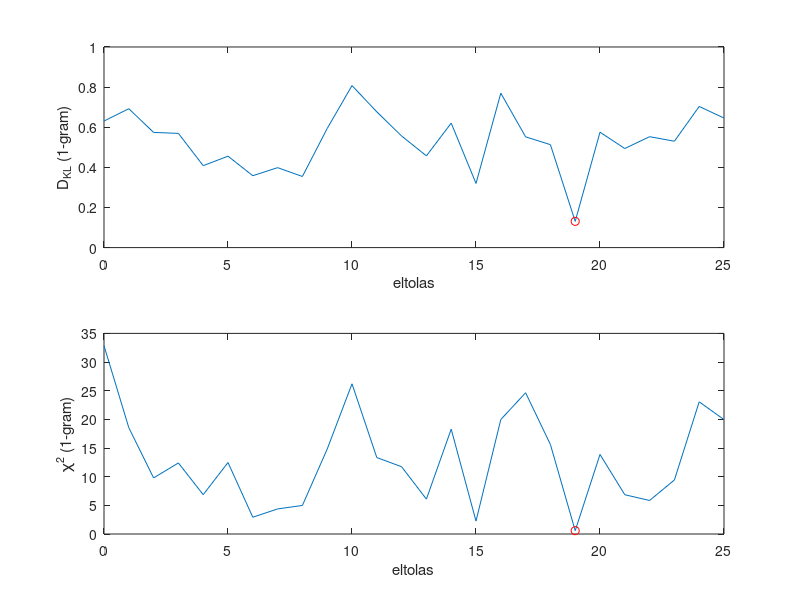
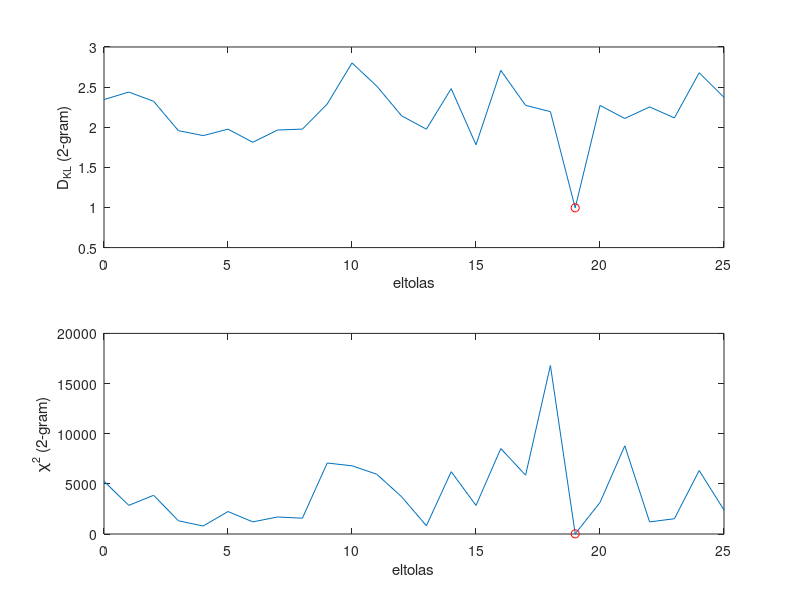

Source code (MATLAB) for these figures, in order:
clear all;
clc;

ciphertext=sprintf('AOPZ PZ H AVW ZLJYLA TLZZHNL.\nJYFWAVNYHWOF PZ MBU. :)')

%% monogramokbol minimalis Kullback-Leibler-divergenciaju eloszlas keresese, illetve khi-negyzet proba
letterDistribution=[0.08167 0.01492 0.02782 0.04253 0.12702 0.02228 ...
    0.02015 0.06094 0.06966 0.00153 0.00772 0.04025 0.02406 0.06749 ...
    0.07507 0.01929 0.00095 0.05987 0.06327 0.09056 0.02758 0.00978 ...
    0.02360 0.00150 0.01974 0.00074]; % betuk eloszlasa a-tol z-ig az angol szovegben

KLD=zeros(26,1);
chi2=zeros(26,1);
for shift=0:25
    letters=lower(ciphertext)-'a';
    letters=letters(letters>=0 & letters<=25);
    letters=mod(letters+shift,26);
    distribution=zeros(1,26);
    for letter=0:25
        distribution(letter+1)=sum(letters==letter)/length(letters);
    end
    KLD(shift+1)=sum(distribution.*log10(max(distribution./letterDistribution,eps)));
    chi2(shift+1)=sum((distribution-letterDistribution).^2./letterDistribution);
end

[~,shift_KLD]=min(KLD);
shift_KLD=shift_KLD-1;

[~,shift_chi2]=min(chi2);
shift_chi2=shift_chi2-1;

message_KLD=lower(ciphertext);
letterIdx=(message_KLD>='a' & message_KLD<='z');
message_KLD(letterIdx)=message_KLD(letterIdx)+shift_KLD;
message_KLD(letterIdx & message_KLD>'z')=message_KLD(letterIdx & message_KLD>'z')-26;
message_KLD=upper(char(message_KLD))

message_chi2=lower(ciphertext);
letterIdx=(message_chi2>='a' & message_chi2<='z');
message_chi2(letterIdx)=message_chi2(letterIdx)+shift_chi2;
message_chi2(letterIdx & message_chi2>'z')=message_chi2(letterIdx & message_chi2>'z')-26;
message_chi2=upper(char(message_chi2))

figure(1);
subplot(211);
plot(0:25,KLD);
hold on;
plot(shift_KLD,KLD(shift_KLD+1),'ro');
hold off;
xlim([0 25]);
xlabel('eltolas');
ylabel('D_{KL} (1-gram)');
subplot(212);
plot(0:25,chi2);
hold on;
plot(shift_chi2,chi2(shift_chi2+1),'ro');
hold off;
xlim([0 25]);
xlabel('eltolas');
ylabel('\chi^2 (1-gram)');

%% ugyanez bigramokkal
bigramDistribution={
    'th' , 2.705698e-02
    'he' , 2.328545e-02
    'in' , 2.027553e-02
    'er' , 1.783814e-02
    'an' , 1.613624e-02
    're' , 1.408922e-02
    'es' , 1.319814e-02
    'on' , 1.316225e-02
    'st' , 1.249232e-02
    'nt' , 1.172516e-02
    'en' , 1.132975e-02
    'at' , 1.116400e-02
    'ed' , 1.078783e-02
    'nd' , 1.068292e-02
    'to' , 1.066462e-02
    'or' , 1.057443e-02
    'ea' , 1.002047e-02
    'ti' , 9.918455e-03
    'ar' , 9.794637e-03
    'te' , 9.781351e-03
    'ng' , 8.919108e-03
    'al' , 8.836830e-03
    'it' , 8.773685e-03
    'as' , 8.735606e-03
    'is' , 8.637575e-03
    'ha' , 8.318866e-03
    'et' , 7.602123e-03
    'se' , 7.292169e-03
    'ou' , 7.195042e-03
    'of' , 7.062905e-03
    'le' , 7.026448e-03
    'sa' , 6.956346e-03
    've' , 6.780783e-03
    'ro' , 6.759923e-03
    'ra' , 6.624591e-03
    'ri' , 6.390801e-03
    'hi' , 6.358587e-03
    'ne' , 6.320737e-03
    'me' , 6.299012e-03
    'de' , 6.250933e-03
    'co' , 6.183235e-03
    'ta' , 6.046906e-03
    'ec' , 5.960924e-03
    'si' , 5.957003e-03
    'll' , 5.697536e-03
    'so' , 5.527966e-03
    'na' , 5.445612e-03
    'li' , 5.386327e-03
    'la' , 5.360229e-03
    'el' , 5.340325e-03
    'ma' , 5.048042e-03
    'di' , 5.012340e-03
    'ic' , 4.964796e-03
    'rt' , 4.961939e-03
    'ns' , 4.927334e-03
    'rs' , 4.911339e-03
    'io' , 4.905072e-03
    'om' , 4.871770e-03
    'ch' , 4.655910e-03
    'ot' , 4.645572e-03
    'ca' , 4.609196e-03
    'ce' , 4.579795e-03
    'ho' , 4.562545e-03
    'be' , 4.502293e-03
    'tt' , 4.478931e-03
    'fo' , 4.376321e-03
    'ts' , 4.376032e-03
    'ss' , 4.374453e-03
    'no' , 4.369462e-03
    'ee' , 4.277843e-03
    'em' , 4.196290e-03
    'ac' , 4.140646e-03
    'il' , 4.134383e-03
    'da' , 4.066497e-03
    'ni' , 4.035982e-03
    'ur' , 4.010454e-03
    'wa' , 3.894148e-03
    'sh' , 3.878962e-03
    'ei' , 3.706392e-03
    'am' , 3.694613e-03
    'tr' , 3.658825e-03
    'dt' , 3.644590e-03
    'us' , 3.630640e-03
    'lo' , 3.606811e-03
    'pe' , 3.601493e-03
    'un' , 3.523878e-03
    'nc' , 3.518541e-03
    'wi' , 3.518170e-03
    'ut' , 3.500629e-03
    'ad' , 3.440517e-03
    'ew' , 3.417199e-03
    'ow' , 3.378815e-03
    'ge' , 3.335938e-03
    'ep' , 3.243284e-03
    'ai' , 3.231847e-03
    'ly' , 3.177989e-03
    'ol' , 3.174395e-03
    'ft' , 3.167362e-03
    'os' , 3.144279e-03
    'eo' , 3.127610e-03
    'ef' , 3.064717e-03
    'pr' , 3.050599e-03
    'we' , 3.049197e-03
    'do' , 3.034212e-03
    'mo' , 2.995001e-03
    'id' , 2.982517e-03
    'ie' , 2.892039e-03
    'mi' , 2.814196e-03
    'pa' , 2.791016e-03
    'fi' , 2.773700e-03
    'po' , 2.756055e-03
    'ct' , 2.749399e-03
    'wh' , 2.741110e-03
    'ir' , 2.701436e-03
    'ay' , 2.664911e-03
    'ga' , 2.599319e-03
    'sc' , 2.497761e-03
    'ke' , 2.463079e-03
    'ev' , 2.445351e-03
    'sp' , 2.444568e-03
    'im' , 2.438508e-03
    'op' , 2.418859e-03
    'ds' , 2.412021e-03
    'ld' , 2.369398e-03
    'ul' , 2.352721e-03
    'oo' , 2.351655e-03
    'su' , 2.319775e-03
    'ia' , 2.313070e-03
    'gh' , 2.284946e-03
    'pl' , 2.269180e-03
    'eb' , 2.252199e-03
    'ig' , 2.204045e-03
    'vi' , 2.169232e-03
    'iv' , 2.111231e-03
    'wo' , 2.106008e-03
    'yo' , 2.101810e-03
    'rd' , 2.087273e-03
    'tw' , 2.060590e-03
    'ba' , 2.050694e-03
    'ag' , 2.037235e-03
    'ry' , 2.032442e-03
    'ab' , 2.029446e-03
    'ls' , 2.006289e-03
    'sw' , 2.005776e-03
    'ap' , 1.978182e-03
    'fe' , 1.972488e-03
    'tu' , 1.960510e-03
    'ci' , 1.953246e-03
    'fa' , 1.932859e-03
    'ht' , 1.931384e-03
    'fr' , 1.928568e-03
    'av' , 1.916892e-03
    'eg' , 1.916332e-03
    'go' , 1.893725e-03
    'bo' , 1.889952e-03
    'bu' , 1.876279e-03
    'ty' , 1.852146e-03
    'mp' , 1.811966e-03
    'oc' , 1.768438e-03
    'od' , 1.759942e-03
    'eh' , 1.748131e-03
    'ys' , 1.743617e-03
    'ey' , 1.741008e-03
    'rm' , 1.706237e-03
    'ov' , 1.699768e-03
    'gt' , 1.699300e-03
    'ya' , 1.674222e-03
    'ck' , 1.666253e-03
    'gi' , 1.642676e-03
    'rn' , 1.633771e-03
    'gr' , 1.616502e-03
    'rc' , 1.612825e-03
    'bl' , 1.605189e-03
    'lt' , 1.576566e-03
    'yt' , 1.552718e-03
    'oa' , 1.515732e-03
    'ye' , 1.503033e-03
    'ob' , 1.436709e-03
    'db' , 1.412243e-03
    'ff' , 1.407340e-03
    'sf' , 1.404675e-03
    'rr' , 1.363561e-03
    'du' , 1.355490e-03
    'ki' , 1.344631e-03
    'uc' , 1.327987e-03
    'if' , 1.327531e-03
    'af' , 1.318779e-03
    'dr' , 1.318619e-03
    'cl' , 1.314301e-03
    'ex' , 1.306475e-03
    'sm' , 1.290608e-03
    'pi' , 1.285626e-03
    'sb' , 1.284348e-03
    'cr' , 1.275251e-03
    'tl' , 1.249532e-03
    'oi' , 1.234149e-03
    'ru' , 1.232747e-03
    'up' , 1.227287e-03
    'by' , 1.209972e-03
    'tc' , 1.201819e-03
    'nn' , 1.198137e-03
    'ak' , 1.188057e-03
    'sl' , 1.148211e-03
    'nf' , 1.144817e-03
    'ue' , 1.139614e-03
    'dw' , 1.134752e-03
    'au' , 1.129515e-03
    'pp' , 1.127023e-03
    'ug' , 1.117526e-03
    'rl' , 1.110801e-03
    'rg' , 1.074422e-03
    'br' , 1.068673e-03
    'cu' , 1.064734e-03
    'ua' , 1.061485e-03
    'dh' , 1.060506e-03
    'rk' , 1.038683e-03
    'yi' , 1.031703e-03
    'lu' , 1.018226e-03
    'um' , 1.015169e-03
    'bi' , 1.007478e-03
    'ny' , 1.004431e-03
    'nw' , 9.749867e-04
    'qu' , 9.642231e-04
    'og' , 9.627666e-04
    'sn' , 9.615789e-04
    'mb' , 9.532012e-04
    'va' , 9.507987e-04
    'df' , 9.328767e-04
    'dd' , 9.253369e-04
    'ms' , 9.072014e-04
    'gs' , 9.066973e-04
    'aw' , 9.063007e-04
    'nh' , 9.054797e-04
    'pu' , 8.922373e-04
    'hr' , 8.887343e-04
    'sd' , 8.885607e-04
    'tb' , 8.823650e-04
    'pt' , 8.816749e-04
    'nm' , 8.780795e-04
    'dc' , 8.747385e-04
    'gu' , 8.714890e-04
    'tm' , 8.695074e-04
    'mu' , 8.685761e-04
    'nu' , 8.632034e-04
    'mm' , 8.627192e-04
    'nl' , 8.540416e-04
    'eu' , 8.496812e-04
    'wn' , 8.440118e-04
    'nb' , 8.331604e-04
    'rp' , 8.298062e-04
    'dm' , 8.197965e-04
    'sr' , 8.126050e-04
    'ud' , 8.093042e-04
    'ui' , 8.051293e-04
    'rf' , 7.946647e-04
    'ok' , 7.857238e-04
    'yw' , 7.814440e-04
    'tf' , 7.789899e-04
    'ip' , 7.744038e-04
    'rw' , 7.742613e-04
    'rb' , 7.738467e-04
    'oh' , 7.526741e-04
    'ks' , 7.463547e-04
    'dp' , 7.273242e-04
    'fu' , 7.259036e-04
    'yc' , 7.233951e-04
    'tp' , 7.100685e-04
    'mt' , 7.067196e-04
    'dl' , 7.055631e-04
    'nk' , 7.037720e-04
    'cc' , 6.999081e-04
    'ub' , 6.916696e-04
    'rh' , 6.865444e-04
    'np' , 6.864103e-04
    'ju' , 6.763942e-04
    'fl' , 6.685369e-04
    'dn' , 6.569006e-04
    'ka' , 6.551698e-04
    'ph' , 6.533905e-04
    'hu' , 6.410148e-04
    'jo' , 6.293396e-04
    'lf' , 6.249866e-04
    'yb' , 6.236601e-04
    'rv' , 6.226562e-04
    'oe' , 6.050487e-04
    'ib' , 6.009175e-04
    'ik' , 5.978371e-04
    'yp' , 5.970829e-04
    'gl' , 5.959091e-04
    'lp' , 5.883168e-04
    'ym' , 5.819146e-04
    'lb' , 5.697549e-04
    'hs' , 5.693694e-04
    'dg' , 5.647703e-04
    'gn' , 5.611372e-04
    'ek' , 5.577169e-04
    'nr' , 5.535405e-04
    'ps' , 5.497145e-04
    'td' , 5.426565e-04
    'lc' , 5.383890e-04
    'sk' , 5.369610e-04
    'yf' , 5.331119e-04
    'yh' , 5.298809e-04
    'vo' , 5.210974e-04
    'ah' , 5.146171e-04
    'dy' , 5.129450e-04
    'lm' , 5.125921e-04
    'sy' , 5.120732e-04
    'nv' , 5.075090e-04
    'yd' , 4.908127e-04
    'fs' , 4.734865e-04
    'sg' , 4.726433e-04
    'yr' , 4.675946e-04
    'yl' , 4.657445e-04
    'ws' , 4.599140e-04
    'my' , 4.507566e-04
    'oy' , 4.470016e-04
    'kn' , 4.402821e-04
    'iz' , 4.314863e-04
    'xp' , 4.256803e-04
    'lw' , 4.247818e-04
    'tn' , 4.121337e-04
    'ko' , 4.065562e-04
    'aa' , 3.980324e-04
    'ja' , 3.960944e-04
    'ze' , 3.954256e-04
    'fc' , 3.632619e-04
    'gw' , 3.626144e-04
    'tg' , 3.538390e-04
    'xt' , 3.491962e-04
    'fh' , 3.486493e-04
    'lr' , 3.480683e-04
    'je' , 3.439648e-04
    'yn' , 3.435733e-04
    'gg' , 3.395566e-04
    'gf' , 3.388637e-04
    'eq' , 3.379724e-04
    'hy' , 3.345070e-04
    'kt' , 3.339367e-04
    'hc' , 3.332596e-04
    'bs' , 3.260015e-04
    'hw' , 3.245101e-04
    'hn' , 3.200548e-04
    'cs' , 3.195114e-04
    'hm' , 3.128957e-04
    'nj' , 3.105216e-04
    'hh' , 3.075760e-04
    'wt' , 3.009377e-04
    'gc' , 3.005325e-04
    'lh' , 2.946370e-04
    'ej' , 2.906928e-04
    'fm' , 2.893790e-04
    'dv' , 2.864312e-04
    'lv' , 2.863669e-04
    'wr' , 2.837000e-04
    'gp' , 2.810287e-04
    'fp' , 2.774768e-04
    'gb' , 2.738996e-04
    'gm' , 2.725430e-04
    'hl' , 2.704518e-04
    'lk' , 2.692302e-04
    'cy' , 2.648664e-04
    'mc' , 2.547859e-04
    'yg' , 2.426112e-04
    'xi' , 2.369810e-04
    'hb' , 2.344991e-04
    'fw' , 2.326256e-04
    'gy' , 2.265900e-04
    'hp' , 2.263229e-04
    'mw' , 2.168347e-04
    'pm' , 2.153556e-04
    'za' , 2.148685e-04
    'lg' , 2.142564e-04
    'iw' , 2.132358e-04
    'xa' , 2.090937e-04
    'fb' , 2.053952e-04
    'sv' , 2.039910e-04
    'gd' , 2.034611e-04
    'ix' , 2.033612e-04
    'aj' , 2.012572e-04
    'kl' , 1.957178e-04
    'hf' , 1.929369e-04
    'hd' , 1.916583e-04
    'ae' , 1.887000e-04
    'sq' , 1.850884e-04
    'dj' , 1.848618e-04
    'fy' , 1.826868e-04
    'az' , 1.776911e-04
    'ln' , 1.739810e-04
    'ao' , 1.733450e-04
    'fd' , 1.729891e-04
    'kw' , 1.664227e-04
    'mf' , 1.653714e-04
    'mh' , 1.643948e-04
    'sj' , 1.629096e-04
    'uf' , 1.623199e-04
    'tv' , 1.614545e-04
    'xc' , 1.614187e-04
    'yu' , 1.608445e-04
    'bb' , 1.593750e-04
    'ww' , 1.560106e-04
    'oj' , 1.528822e-04
    'ax' , 1.528230e-04
    'mr' , 1.527751e-04
    'wl' , 1.521190e-04
    'xe' , 1.512321e-04
    'kh' , 1.503413e-04
    'ox' , 1.503374e-04
    'uo' , 1.502976e-04
    'zi' , 1.489399e-04
    'fg' , 1.474882e-04
    'ih' , 1.412269e-04
    'tk' , 1.411459e-04
    'ii' , 1.404038e-04
    'iu' , 1.333640e-04
    'tj' , 1.293840e-04
    'mn' , 1.291352e-04
    'wy' , 1.280367e-04
    'ky' , 1.279555e-04
    'kf' , 1.242660e-04
    'fn' , 1.235768e-04
    'uy' , 1.230213e-04
    'pw' , 1.226631e-04
    'dk' , 1.215838e-04
    'rj' , 1.198292e-04
    'uk' , 1.190698e-04
    'kr' , 1.172537e-04
    'ku' , 1.171607e-04
    'wm' , 1.169454e-04
    'km' , 1.123040e-04
    'md' , 1.112654e-04
    'ml' , 1.106646e-04
    'ez' , 1.076439e-04
    'kb' , 1.058849e-04
    'wc' , 1.036958e-04
    'wd' , 1.000539e-04
    'hg' , 9.935113e-05
    'bt' , 9.904332e-05
    'zo' , 9.805815e-05
    'kc' , 9.713334e-05
    'pf' , 9.670574e-05
    'yv' , 9.516069e-05
    'pc' , 9.257543e-05
    'py' , 9.161315e-05
    'wb' , 9.130627e-05
    'yk' , 9.064325e-05
    'cp' , 8.855497e-05
    'yj' , 8.757350e-05
    'kp' , 8.687370e-05
    'pb' , 8.541283e-05
    'cd' , 8.289186e-05
    'ji' , 8.269344e-05
    'uw' , 8.157298e-05
    'uh' , 7.847617e-05
    'wf' , 7.775279e-05
    'yy' , 7.700350e-05
    'wp' , 7.440714e-05
    'bc' , 7.409124e-05
    'aq' , 7.286278e-05
    'cb' , 6.892789e-05
    'iq' , 6.744366e-05
    'cm' , 6.612709e-05
    'mg' , 6.594000e-05
    'dq' , 6.551934e-05
    'bj' , 6.535607e-05
    'tz' , 6.475456e-05
    'kd' , 6.428626e-05
    'pd' , 6.317158e-05
    'fj' , 6.240912e-05
    'cf' , 6.189225e-05
    'nz' , 6.162191e-05
    'cw' , 5.949246e-05
    'fv' , 5.658598e-05
    'vy' , 5.390266e-05
    'fk' , 5.293669e-05
    'oz' , 5.285598e-05
    'zz' , 5.117217e-05
    'ij' , 5.067565e-05
    'lj' , 5.049851e-05
    'nq' , 5.028112e-05
    'uv' , 4.903902e-05
    'xo' , 4.883597e-05
    'pg' , 4.882672e-05
    'hk' , 4.865374e-05
    'kg' , 4.839496e-05
    'vs' , 4.719865e-05
    'hv' , 4.568297e-05
    'bm' , 4.435738e-05
    'hj' , 4.391776e-05
    'cn' , 4.348761e-05
    'gv' , 4.319414e-05
    'cg' , 4.199459e-05
    'wu' , 4.183133e-05
    'gj' , 4.092085e-05
    'xh' , 3.852777e-05
    'gk' , 3.788741e-05
    'tq' , 3.679609e-05
    'cq' , 3.643417e-05
    'rq' , 3.629240e-05
    'bh' , 3.572720e-05
    'xs' , 3.569437e-05
    'uz' , 3.555306e-05
    'wk' , 3.444949e-05
    'xu' , 3.411856e-05
    'ux' , 3.348976e-05
    'bd' , 3.278164e-05
    'bw' , 3.242018e-05
    'wg' , 3.235103e-05
    'mv' , 3.152404e-05
    'mj' , 3.104973e-05
    'pn' , 3.044429e-05
    'xm' , 2.948386e-05
    'oq' , 2.837034e-05
    'bv' , 2.776999e-05
    'xw' , 2.759447e-05
    'kk' , 2.747629e-05
    'bp' , 2.663219e-05
    'zu' , 2.625686e-05
    'rz' , 2.623234e-05
    'xf' , 2.613961e-05
    'mk' , 2.567940e-05
    'zh' , 2.489265e-05
    'bn' , 2.454252e-05
    'zy' , 2.448378e-05
    'hq' , 2.341304e-05
    'wj' , 2.299539e-05
    'iy' , 2.274701e-05
    'dz' , 2.267232e-05
    'vr' , 2.229721e-05
    'zs' , 2.196813e-05
    'xy' , 2.181457e-05
    'cv' , 2.179029e-05
    'xb' , 2.174797e-05
    'xr' , 2.082408e-05
    'uj' , 2.038978e-05
    'yq' , 2.034006e-05
    'vd' , 1.979844e-05
    'pk' , 1.919855e-05
    'vu' , 1.915531e-05
    'jr' , 1.860976e-05
    'zl' , 1.850986e-05
    'sz' , 1.846384e-05
    'yz' , 1.810330e-05
    'lq' , 1.784129e-05
    'kj' , 1.776451e-05
    'bf' , 1.742594e-05
    'nx' , 1.730846e-05
    'qa' , 1.700389e-05
    'qi' , 1.697151e-05
    'kv' , 1.692457e-05
    'zw' , 1.592575e-05
    'wv' , 1.478448e-05
    'uu' , 1.457936e-05
    'vt' , 1.454906e-05
    'vp' , 1.447159e-05
    'xd' , 1.389899e-05
    'gq' , 1.381782e-05
    'xl' , 1.377966e-05
    'vc' , 1.364992e-05
    'cz' , 1.339322e-05
    'lz' , 1.325446e-05
    'zt' , 1.317144e-05
    'wz' , 1.221888e-05
    'sx' , 1.178850e-05
    'zb' , 1.171381e-05
    'vl' , 1.133917e-05
    'pv' , 1.112479e-05
    'fq' , 1.098580e-05
    'pj' , 1.087919e-05
    'zm' , 1.064585e-05
    'vw' , 1.054733e-05
    'cj' , 9.603324e-06
    'zc' , 9.490237e-06
    'bg' , 9.369751e-06
    'js' , 9.094551e-06
    'xg' , 9.085994e-06
    'rx' , 8.939144e-06
    'hz' , 8.571902e-06
    'xx' , 8.106143e-06
    'vm' , 8.099668e-06
    'xn' , 8.032602e-06
    'qw' , 8.017570e-06
    'jp' , 7.983113e-06
    'vn' , 7.650560e-06
    'zd' , 7.609858e-06
    'zr' , 7.558750e-06
    'fz' , 7.212090e-06
    'xv' , 7.196133e-06
    'zp' , 7.027775e-06
    'vh' , 6.984761e-06
    'vb' , 6.750957e-06
    'zf' , 6.627464e-06
    'gz' , 6.594162e-06
    'tx' , 6.511371e-06
    'vf' , 6.496108e-06
    'dx' , 6.339544e-06
    'qb' , 6.315031e-06
    'bk' , 6.242415e-06
    'zg' , 6.098108e-06
    'vg' , 5.916800e-06
    'jc' , 5.728323e-06
    'zk' , 5.610842e-06
    'zn' , 5.605986e-06
    'uq' , 5.408258e-06
    'jm' , 5.165897e-06
    'vv' , 5.163816e-06
    'jd' , 5.065299e-06
    'mq' , 4.939262e-06
    'jh' , 4.847220e-06
    'qs' , 4.821088e-06
    'jt' , 4.719564e-06
    'jb' , 4.481829e-06
    'fx' , 4.466334e-06
    'pq' , 4.303064e-06
    'mz' , 4.225361e-06
    'yx' , 3.918709e-06
    'qt' , 3.911540e-06
    'wq' , 3.756827e-06
    'jj' , 3.719825e-06
    'jw' , 3.719363e-06
    'lx' , 3.576906e-06
    'gx' , 3.417568e-06
    'jn' , 3.342177e-06
    'zv' , 3.316044e-06
    'mx' , 3.295462e-06
    'jk' , 3.230015e-06
    'kq' , 3.215677e-06
    'xk' , 3.156937e-06
    'jf' , 2.923133e-06
    'qm' , 2.847973e-06
    'qh' , 2.838260e-06
    'jl' , 2.809584e-06
    'jg' , 2.780445e-06
    'vk' , 2.652327e-06
    'vj' , 2.643770e-06
    'kz' , 2.588268e-06
    'qc' , 2.466856e-06
    'xj' , 2.458068e-06
    'pz' , 2.242533e-06
    'ql' , 2.220795e-06
    'qo' , 2.172461e-06
    'jv' , 2.064000e-06
    'qf' , 2.030005e-06
    'qd' , 2.006879e-06
    'bz' , 1.880610e-06
    'hx' , 1.740467e-06
    'zj' , 1.657444e-06
    'px' , 1.575809e-06
    'qp' , 1.401901e-06
    'qe' , 1.392188e-06
    'qr' , 1.381782e-06
    'zq' , 1.335067e-06
    'jy' , 1.323504e-06
    'bq' , 1.274939e-06
    'xq' , 1.252507e-06
    'cx' , 1.225681e-06
    'kx' , 1.175497e-06
    'wx' , 1.081837e-06
    'qy' , 1.053854e-06
    'qv' , 9.740692e-07
    'qn' , 8.806400e-07
    'vx' , 7.381835e-07
    'bx' , 6.986380e-07
    'jz' , 6.611738e-07
    'vz' , 6.089089e-07
    'qg' , 5.936457e-07
    'qq' , 5.779200e-07
    'zx' , 5.695946e-07
    'xz' , 4.814844e-07
    'qk' , 4.678400e-07
    'vq' , 3.441156e-07
    'qj' , 3.103516e-07
    'qx' , 1.769143e-07
    'jx' , 1.727516e-07
    'jq' , 1.669701e-07
    'qz' , 6.475294e-08
}; % bigramok eloszlasa az angol nyelvu szovegben

KLD_2=zeros(26,1);
chi2_2=zeros(26,1);
for shift=0:25
    letters=lower(ciphertext)-'a';
    letters=letters(letters>=0 & letters<=25);
    letters=char(mod(letters+shift,26)+'a');
    distribution=zeros(1,26*26);
    for ii=1:length(letters)-1
        idx=strcmp(bigramDistribution,letters(ii:ii+1));
        idx=find(idx(:,1));
        distribution(idx)=distribution(idx)+1;
    end
    distribution=distribution/sum(distribution);
    KLD_2(shift+1)=sum(distribution.*log10(max(distribution./cat(1,bigramDistribution{:,2})',eps)));
    chi2_2(shift+1)=sum((distribution-cat(1,bigramDistribution{:,2})').^2./cat(1,bigramDistribution{:,2})');
end

[~,shift_KLD_2]=min(KLD_2);
shift_KLD_2=shift_KLD_2-1;

[~,shift_chi2_2]=min(chi2_2);
shift_chi2_2=shift_chi2_2-1;

message_KLD_2=lower(ciphertext);
letterIdx=(message_KLD_2>='a' & message_KLD_2<='z');
message_KLD_2(letterIdx)=message_KLD_2(letterIdx)+shift_KLD_2;
message_KLD_2(letterIdx & message_KLD_2>'z')=message_KLD_2(letterIdx & message_KLD_2>'z')-26;
message_KLD_2=upper(char(message_KLD_2))

message_chi2_2=lower(ciphertext);
letterIdx=(message_chi2_2>='a' & message_chi2_2<='z');
message_chi2_2(letterIdx)=message_chi2_2(letterIdx)+shift_chi2_2;
message_chi2_2(letterIdx & message_chi2_2>'z')=message_chi2_2(letterIdx & message_chi2_2>'z')-26;
message_chi2_2=upper(char(message_chi2_2))

figure(2);
subplot(211);
plot(0:25,KLD_2);
hold on;
plot(shift_KLD_2,KLD_2(shift_KLD_2+1),'ro');
hold off;
xlim([0 25]);
xlabel('eltolas');
ylabel('D_{KL} (2-gram)');
subplot(212);
plot(0:25,chi2_2);
hold on;
plot(shift_chi2_2,chi2_2(shift_chi2_2+1),'ro');
hold off;
xlim([0 25]);
xlabel('eltolas');
ylabel('\chi^2 (2-gram)');